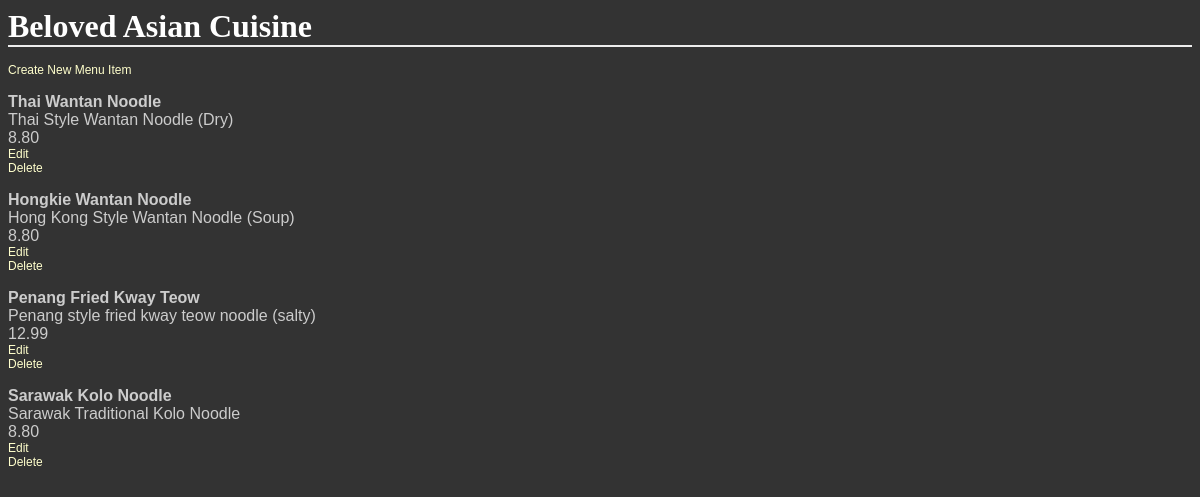
Page /restaurants/2 on the committed database.
### database_setup.py (models this page shows, shortened)
class Restaurant(Base):
    __tablename__ = "restaurant"
    id = Column(Integer, primary_key = True)
    name = Column(String(250), nullable = False)

class MenuItem(Base):
    __tablename__ = "menu_item"
    name = Column(String(80), nullable = False)
    id = Column(Integer, primary_key = True)
    description = Column(String(250))
    price = Column(String(8))
    course = Column(String(250))
    restaurant_id = Column(Integer, ForeignKey('restaurant.id'))
    restaurant = relationship(Restaurant)

### project.py (the view)
@app.route('/')
@app.route('/restaurants/<int:restaurant_id>')
def restaurantMenu(restaurant_id):
    rst = RestaurantShop()
    restaurant = rst.getRestaurant(restaurant_id)
    mi = FoodMenu()
    foodMenus = mi.getFoodMenus(restaurant.id)
    return render_template('menu.html', restaurant = restaurant, items = foodMenus)

### model.py (called while the page is built)
    def getRestaurant(self, restaurantid):
        selectedRestaurant = session.query(Restaurant).filter_by(id = restaurantid).one_or_none()
        if selectedRestaurant != []:
            return selectedRestaurant

    def getFoodMenus(self, restaurantid):
        selectedFoodMenus = session.query(MenuItem).filter_by(restaurant_id = restaurantid).all()
        if selectedFoodMenus != []:
            return selectedFoodMenus

### templates/menu.html (shortened to what this page needs)
<html>
<head>
	<link rel="stylesheet" type="text/css" href="{{ url_for('static', filename='styles.css') }}"
</head>
<body>
<h1>{{restaurant.name}}</h1>
<p>
	<a href='{{url_for('newMenuItem', restaurant_id = restaurant.id)}}'>Create New Menu Item</a>
</p>
{% if items %}
{% for item in items %}
<div>
	<p>
		<b>{{item.name}}</b> </br>
		{{item.description}} </br>
		{{item.price}} </br>
		<a href='{{url_for('editMenuItem', restaurant_id = restaurant.id, menu_id = item.id)}}'>Edit</a></br>
		<a href='{{url_for('deleteMenuItem', restaurant_id = restaurant.id, menu_id = item.id)}}'>Delete</a>
	</p>
</div>
{% endfor %}
{% endif %}
</body>
</html>

### static/styles.css (style rules this page uses)
body { font-family: sans-serif; background-image: url('img3.jpg'); background-color: #333333 }
h1, h2, h3, h4 { color: #FFFFFF; }
h1, h2 { font-family: 'Georgia', serif; margin: 0; }
h1 { border-bottom: 2px solid #eee; }
p, dd, dt { color: #CCCCCC; }
a { text-decoration: none; color:#FFFFCC; font-size: .75em; }

### rows in the picture
Restaurant: name "Beloved Asian Cuisine"
MenuItem: name "Thai Wantan Noodle", description "Thai Style Wantan Noodle (Dry)", price "8.80"
MenuItem: name "Hongkie Wantan Noodle", description "Hong Kong Style Wantan Noodle (Soup)", price "8.80"
MenuItem: name "Penang Fried Kway Teow", description "Penang style fried kway teow noodle (salty)", price "12.99"
MenuItem: name "Sarawak Kolo Noodle", description "Sarawak Traditional Kolo Noodle", price "8.80"
